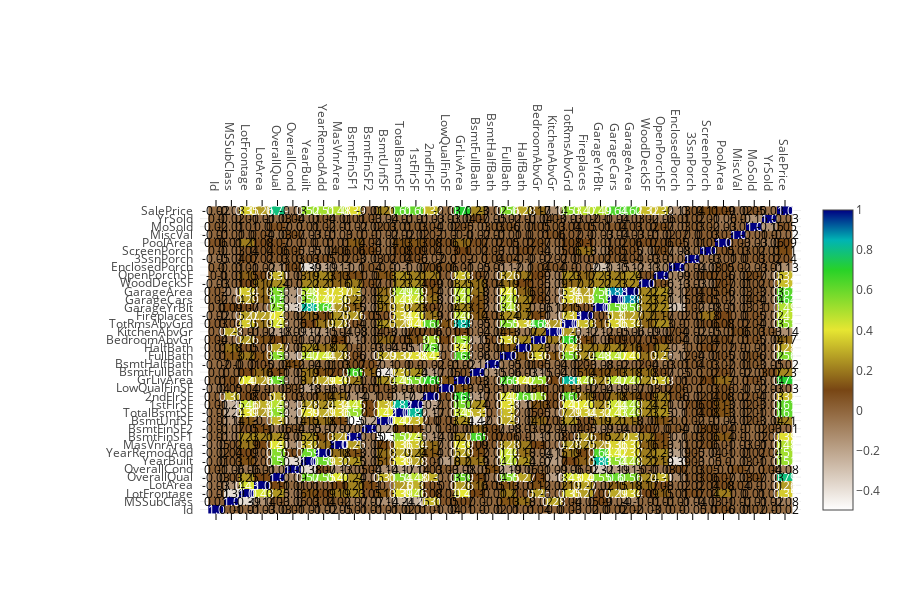

Notebook cell for this chart:
### Code cell
corrs=df.corr()
figure= ff.create_annotated_heatmap(
    z=corrs.values,
    x=list(corrs.columns),
    y=list(corrs.index),
    colorscale='Earth',
    annotation_text=corrs.round(2).values,
    showscale=True, reversescale=True)

figure.layout.margin=dict(l=200, t=200)
figure.layout.height=600
figure.layout.width=900

iplot(figure)
